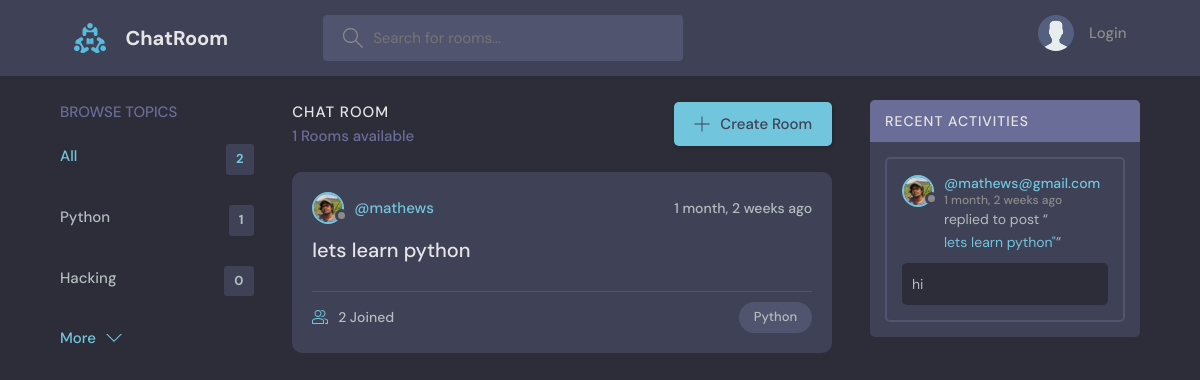
The page / on the database its author committed.
### base/models.py (models this page shows, shortened)
class Topic(models.Model):
    name = models.CharField(max_length=255)

class Room(models.Model):
    host = models.ForeignKey(User, on_delete=models.SET_NULL, null=True)
    topic = models.ForeignKey(Topic, on_delete=models.SET_NULL, null=True)
    name = models.CharField(max_length=255)
    description = models.TextField(null=True, blank=True)
    participant = models.ManyToManyField(User, related_name='participants', blank=True)
    updated = models.DateTimeField(auto_now=True)
    created = models.DateTimeField(auto_now_add=True)
    class Meta:
        ordering = ['-updated', '-created']
    def __str__(self):
        return self.name

class User(AbstractUser):
    name = models.CharField(max_length=255, null=True)
    email = models.EmailField(unique=True)
    bio = models.TextField(null=True)
    avatar = models.ImageField(null=True, default="avatar.svg")
    USERNAME_FIELD = 'email'
    REQUIRED_FIELDS = []

class Message(models.Model):
    room = models.ForeignKey(Room, on_delete=models.CASCADE)
    user = models.ForeignKey(User, on_delete=models.CASCADE)
    message = models.TextField()
    updated = models.DateTimeField(auto_now=True)
    created = models.DateTimeField(auto_now_add=True)
    def __str__(self):
        return self.message[0:50]

### base/views.py (the view)
# urls.py: path('', views.home, name="home"),
def home(request):
    q = request.GET.get('q') if request.GET.get('q') != None else ''
    rooms = Room.objects.filter(
        Q(topic__name__icontains = q) |
        Q(name__icontains = q) |
        Q(description__icontains = q)
    )
    room_count = rooms.count()
    topics = Topic.objects.all()[0:5]
    room_messages = Message.objects.filter(
        Q(room__topic__name__icontains = q)
    ).order_by('-created')
    context = {'rooms': rooms, 'topics': topics, 'room_count': room_count, 'room_messages': room_messages}
    return render(request, 'base/home.html', context)

### base/templates/base/home.html (shortened to what this page needs)
{% extends 'main.html' %}
  {% block content %}
    <main class="layout layout--3">
      <div class="container">
        {% include 'base/topic_component.html' %}
        <div class="roomList">
          <div class="roomList__header">
            <div>
              <h2>Chat Room</h2>
              <p>{{room_count}} Rooms available</p>
            </div>
            <a class="btn btn--main" href="{% url 'create-room' %}">
              <svg version="1.1" xmlns="http://www.w3.org/2000/svg" width="32" height="32" viewBox="0 0 32 32">
                <title>add</title>
                <path
                  d="M16.943 0.943h-1.885v14.115h-14.115v1.885h14.115v14.115h1.885v-14.115h14.115v-1.885h-14.115v-14.115z"
                ></path>
              </svg>
              Create Room
            </a>
          </div>
          {% include 'base/feed_component.html' %}
        </div>
        <div class="activities">
          <div class="activities__header">
            <h2>Recent Activities</h2>
          </div>
          {% include 'base/activity_component.html' %}
        </div>
      </div>
    </main>
  {% endblock %}

### base/templates/base/topic_component.html
<div class="topics">
  <div class="topics__header">
    <h2>Browse Topics</h2>
  </div>
  <ul class="topics__list">
    <li>
      <a href="{% url 'home' %}" class="active">All <span>{{topics.count}}</span></a>
    </li>
    {% for topic in topics %}
    <li>
      <a href="{% url 'home' %}?q={{topic.name}}">{{topic.name}} <span>{{topic.room_set.all.count}}</span></a>
    </li>
    {% endfor %}
  </ul>
  <a class="btn btn--link" href="{% url 'topics' %}">
    More
    <svg version="1.1" xmlns="http://www.w3.org/2000/svg" width="32" height="32" viewBox="0 0 32 32">
      <title>chevron-down</title>
      <path d="M16 21l-13-13h-3l16 16 16-16h-3l-13 13z"></path>
    </svg>
  </a>
</div>

### base/templates/base/feed_component.html (shortened to what this page needs)
{%for room in rooms %}
<div class="roomListRoom">
    <div class="roomListRoom__header">
      <a href="{% url 'profile' room.host.id %}" class="roomListRoom__author">
        <div class="avatar avatar--small">
          <img src="{{room.host.avatar.url}}" />
        </div>
        <span>@{{room.host.username}}</span>
      </a>
      <div class="roomListRoom__actions">
        <span>{{room.created|timesince}} ago</span>
      </div>
    </div>
    <div class="roomListRoom__content">
      <a href="{% url 'room' room.id %}">{{room.name}}</a>
    </div>
    <div class="roomListRoom__meta">
      <a href="{% url 'room' room.id %}" class="roomListRoom__joined">
        {{room.participant.count}} Joined
      </a>
      <p class="roomListRoom__topic">{{room.topic.name}}</p>
    </div>
</div>
{% endfor %}

### base/templates/base/activity_component.html (shortened to what this page needs)
{% for message in room_messages %}
<div class="activities__box">
  <div class="activities__boxHeader roomListRoom__header">
    <a href="{% url 'profile' message.user.id %}" class="roomListRoom__author">
      <div class="avatar avatar--small">
        <img src="{{message.user.avatar.url}}" />
      </div>
      <p>
        @{{message.user}}
        <span>{{message.created|timesince}} ago</span>
      </p>
    </a>
  </div>
  <div class="activities__boxContent">
    <p>replied to post “<a href="{% url 'room' message.room.id %}">{{message.room}}"</a>”</p>
    <div class="activities__boxRoomContent">
      {{message}}
    </div>
  </div>
</div>
{% endfor %}

### rows shown on the page
Topic: name "Python", room_set.all.count "1"
Topic: name "Hacking", room_set.all.count "0"
Room: host.avatar (picture), host.username "mathews", created "1 month, 2 weeks", name "lets learn python", participant.count "2", topic.name "Python"
Message: user.avatar (picture), user "mathews@gmail.com", created "1 month, 2 weeks", room "lets learn python", message "hi"

### other values the page prints
{{ topics.count }} "2"
{{ room_count }} "1"
